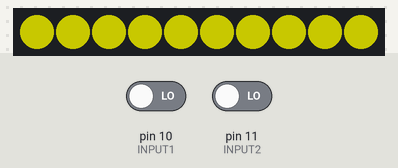
Simulated run of this sketch. Board: Arduino Uno, built with avr-gcc and run on an emulated ATmega328P. On the bench: 10 RGB LEDs in strip order, left to right. Inputs (shaded band) come from the test bench; at power-on: pin 10 (INPUT1) LOW, pin 11 (INPUT2) LOW. Dim RGB values are drawn brighter than linear.

Above: at 1.2 s.
1.3 s: pin 10 (INPUT1) driven HIGH
At 1.7 s:
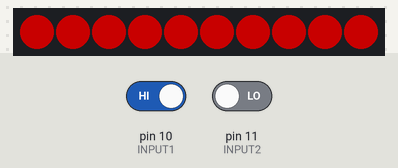
2.8 s: pin 11 (INPUT2) driven HIGH
At 4.0 s:
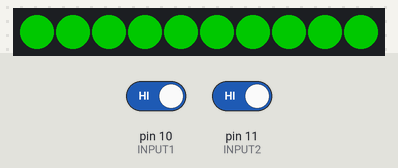
4.3 s: pin 11 (INPUT2) driven LOW
At 5.2 s:
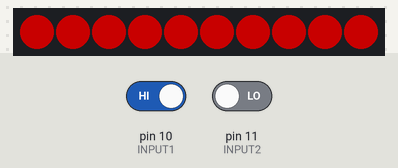
5.8 s: pin 10 (INPUT1) driven LOW
At 6.3 s:
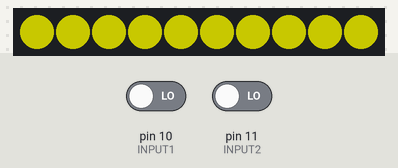
Timing chart, 0 to 8.3 s (numbered marks = the images above; inputs shaded):
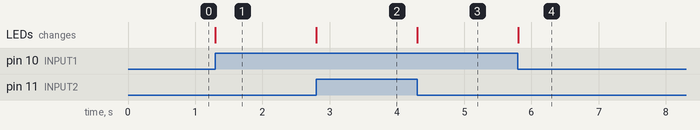

Measured:
- after the input at 1.3 s, the LEDs: change at once (image 1)
- after the input at 2.8 s, the LEDs: change at once (image 2)
- after the input at 4.3 s, the LEDs: change at once (image 3)
- after the input at 5.8 s, the LEDs: change at once (image 4)

The sketch:

gpioled.ino
```cpp
#include <Adafruit_NeoPixel.h>

#define PIN 5
#define NUM_PIXELS 10
#define INPUT1 10
#define INPUT2 11
#define LED 13

Adafruit_NeoPixel strip = Adafruit_NeoPixel(NUM_PIXELS, PIN, NEO_GRBW + NEO_KHZ800);

void setup() {
  pinMode(INPUT1, INPUT);
  pinMode(INPUT2, INPUT);
  digitalWrite(INPUT1, LOW);
  digitalWrite(INPUT2, LOW);

//  pinMode(LED, OUTPUT);

    strip.begin();
    strip.show();
}
void loop() {
    if (digitalRead(INPUT1) == HIGH && digitalRead(INPUT2) == HIGH) {
        for (int i = 0; i < NUM_PIXELS; i++) {
          strip.setPixelColor(i, strip.Color(0, 100, 0, 0));
        }
        strip.show();
    } else if (digitalRead(INPUT1) == HIGH && digitalRead(INPUT2) == LOW) {
       for (int i = 0; i < NUM_PIXELS; i++) {
          strip.setPixelColor(i, strip.Color(100, 0, 0, 0));
        }
        strip.show();
    } else {
      for (int i = 0; i < NUM_PIXELS; i++) {
          strip.setPixelColor(i, strip.Color(100, 100, 0, 0));
        }
        strip.show();
    }
}
```
